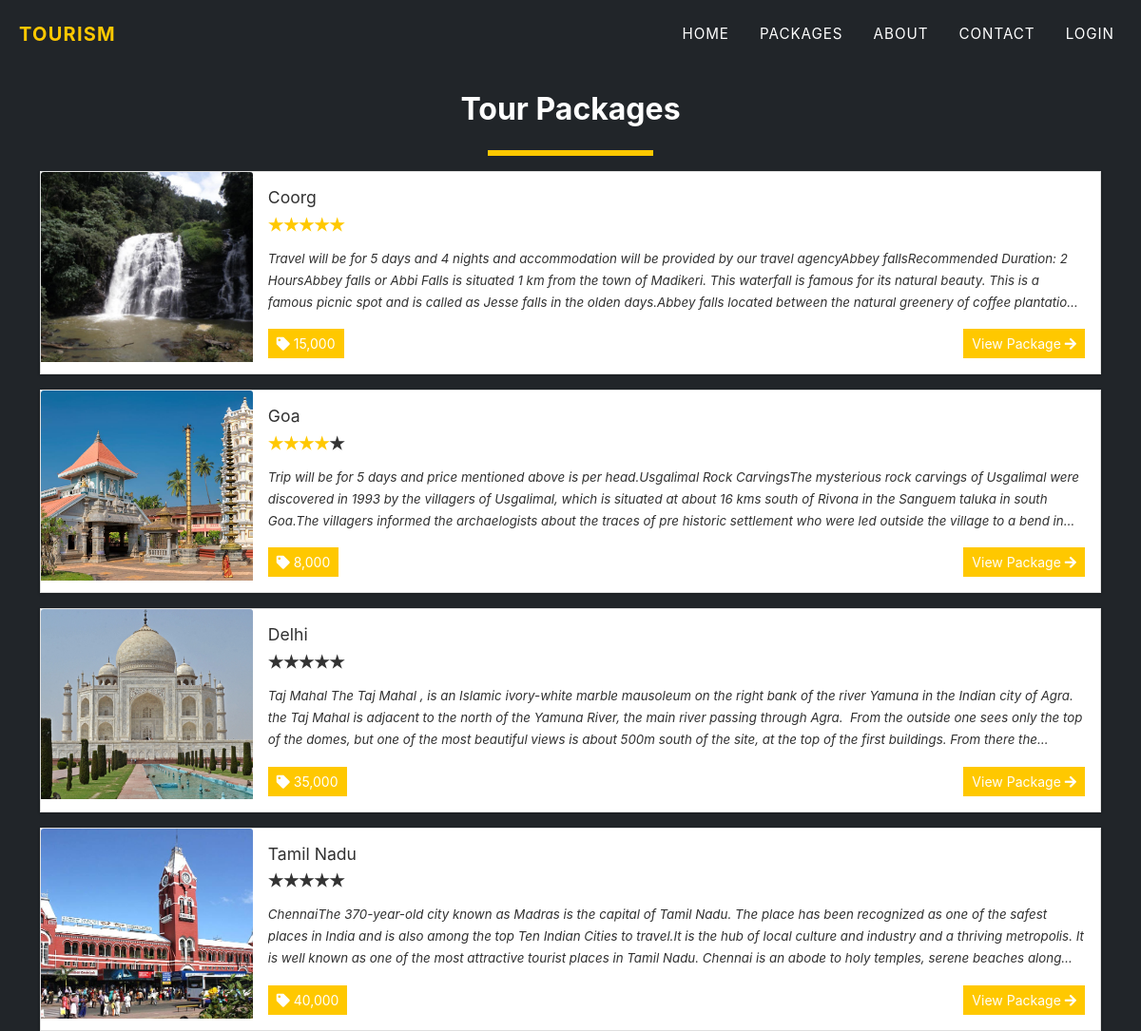
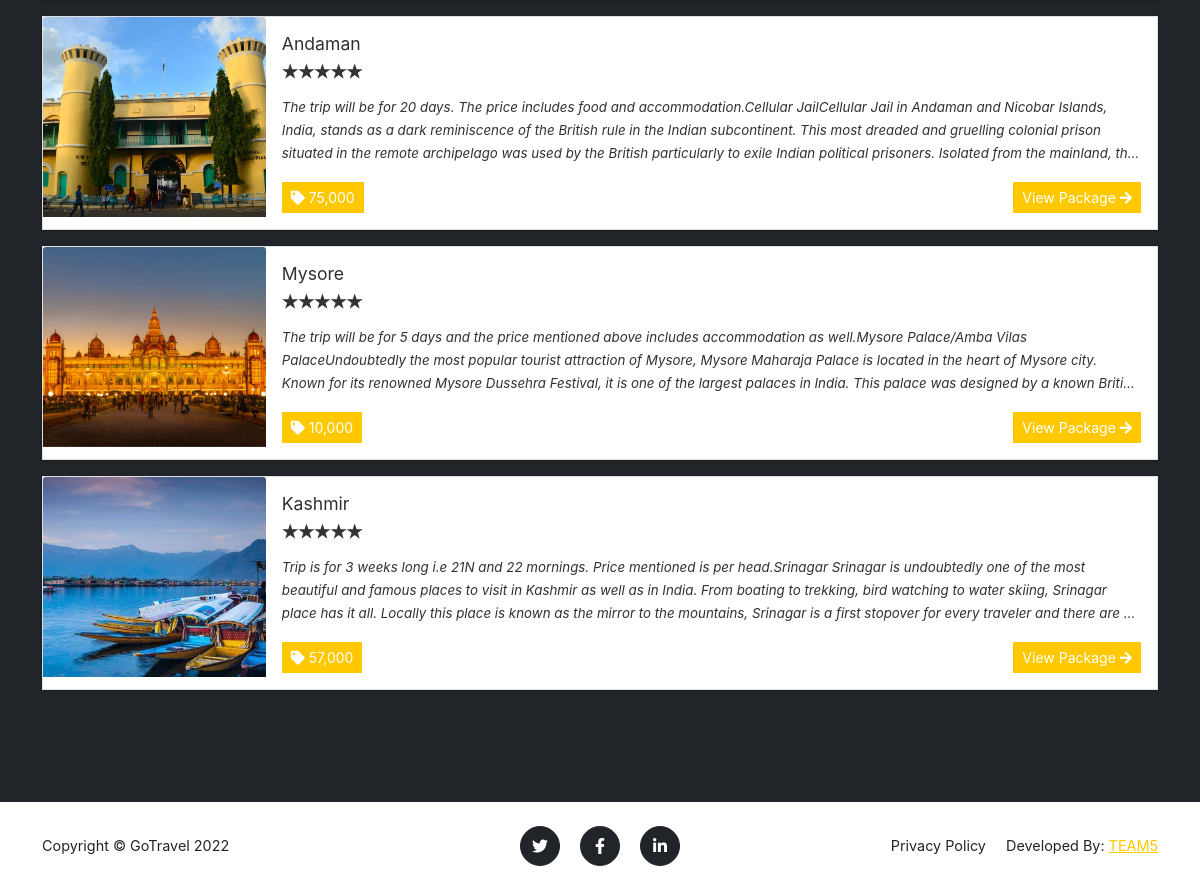
The page /?page=packages on the database its author committed (2 pictures, top to bottom).
### tables this page shows
CREATE TABLE `packages` (
  `id` int(30) NOT NULL,
  `title` text DEFAULT NULL,
  `tour_location` text DEFAULT NULL,
  `cost` double NOT NULL,
  `description` text DEFAULT NULL,
  `upload_path` text DEFAULT NULL,
  `status` tinyint(4) NOT NULL DEFAULT 1 COMMENT '1 =active ,2 = Inactive',
  `date_created` datetime NOT NULL DEFAULT current_timestamp()
);

### config.php (called while the page is built, shortened)
<?php
require_once('classes/DBConnection.php');
require_once('classes/SystemSettings.php');
function validate_image($file){
	if(!empty($file)){
		if(is_file(base_app.$file)){
			return base_url.$file;
		}else{
			return base_url.'dist/img/no-image-available.png';
		}
	}else{
		return base_url.'dist/img/no-image-available.png';
	}
}
?>

### classes/DBConnection.php (called while the page is built, shortened)
<?php
class DBConnection{
    private $host = DB_SERVER;
    private $username = DB_USERNAME;
    private $password = DB_PASSWORD;
    private $database = DB_NAME;
    public $conn;
    public function __construct(){
        if (!isset($this->conn)) {
            $this->conn = new mysqli($this->host, $this->username, $this->password, $this->database);
        }
    }
}
?>

### classes/SystemSettings.php (called while the page is built, shortened)
<?php
class SystemSettings extends DBConnection{
	function info($field=''){
		if(!empty($field)){
			if(isset($_SESSION['system_info'][$field]))
				return $_SESSION['system_info'][$field];
			else
				return false;
		}else{
			return false;
		}
	}
}
$_settings = new SystemSettings();
?>

### packages.php (the view)
<section class="page-section bg-dark" id="home">
	<div class="container">
		<h2 class="text-center">Tour Packages</h2>
	<div class="d-flex w-100 justify-content-center">
		<hr class="border-warning" style="border:3px solid" width="15%">
	</div>
	<div class="w-100">
		<?php
		$packages = $conn->query("SELECT * FROM `packages` order by rand() ");
			while($row = $packages->fetch_assoc() ):
				$cover='';
				if(is_dir(base_app.'uploads/package_'.$row['id'])){
					$img = scandir(base_app.'uploads/package_'.$row['id']);
					$k = array_search('.',$img);
					if($k !== false)
						unset($img[$k]);
					$k = array_search('..',$img);
					if($k !== false)
						unset($img[$k]);
					$cover = isset($img[2]) ? 'uploads/package_'.$row['id'].'/'.$img[2] : "";
				}
				$row['description'] = strip_tags(stripslashes(html_entity_decode($row['description'])));
				$review = $conn->query("SELECT * FROM `rate_review` where package_id='{$row['id']}'");
				$review_count =$review->num_rows;
				$rate = 0;
				while($r= $review->fetch_assoc()){
					$rate += $r['rate'];
				}
				if($rate > 0 && $review_count > 0)
				$rate = number_format($rate/$review_count,0,"");
		?>
			<div class="card d-flex w-100 rounded-0 mb-3 package-item">
				<img class="card-img-top" src="<?php echo validate_image($cover) ?>" alt="<?php echo $row['title'] ?>" height="200rem" style="object-fit:cover">
				<div class="card-body">
				<h5 class="card-title truncate-1"><?php echo $row['title'] ?></h5>
				<div class=" w-100 d-flex justify-content-start">
				<form action="">
					<div class="stars stars-small">
							<input disabled class="star star-5" id="star-5" type="radio" name="star" <?php echo $rate == 5 ? "checked" : '' ?>/> <label class="star star-5" for="star-5"></label>
							<input disabled class="star star-4" id="star-4" type="radio" name="star" <?php echo $rate == 4 ? "checked" : '' ?>/> <label class="star star-4" for="star-4"></label>
							<input disabled class="star star-3" id="star-3" type="radio" name="star" <?php echo $rate == 3 ? "checked" : '' ?>/> <label class="star star-3" for="star-3"></label>
							<input disabled class="star star-2" id="star-2" type="radio" name="star" <?php echo $rate == 2 ? "checked" : '' ?>/> <label class="star star-2" for="star-2"></label>
							<input disabled class="star star-1" id="star-1" type="radio" name="star" <?php echo $rate == 1 ? "checked" : '' ?>/> <label class="star star-1" for="star-1"></label>
					</div>
				</form>
				</div>
				<p class="card-text truncate"><?php echo $row['description'] ?></p>
				<div class="w-100 d-flex justify-content-between">
					<span class="rounded-0 btn btn-flat btn-sm btn-primary"><i class="fa fa-tag"></i> <?php echo number_format($row['cost']) ?></span>
					<a href="./?page=view_package&id=<?php echo md5($row['id']) ?>" class="btn btn-sm btn-flat btn-warning">View Package <i class="fa fa-arrow-right"></i></a>
				</div>
				</div>
			</div>
		<?php endwhile; ?>
	</div>
	</div>
</section>

### index.php (shortened to what this page needs)
<!DOCTYPE html>
<html lang="en" class="" style="height: auto;">
<?php require_once('config.php'); ?>
 <?php require_once('inc/header.php') ?>
  <body class="hold-transition layout-top-nav" >
     <?php $page = isset($_GET['page']) ? $_GET['page'] : 'portal';  ?>
     <?php require_once('inc/topBarNav.php') ?>
     <?php
        if(!file_exists($page.".php") && !is_dir($page)){
            include '404.html';
        }else{
          if(is_dir($page))
            include $page.'/index.php';
          else
            include $page.'.php';
        }
      ?>
      <?php require_once('inc/footer.php') ?>
  </body>
</html>

### inc/header.php (shortened to what this page needs)
<head>
    <link rel="stylesheet" href="<?php echo base_url ?>plugins/fontawesome-free/css/all.min.css">
    <link rel="stylesheet" href="<?php echo base_url ?>plugins/tempusdominus-bootstrap-4/css/tempusdominus-bootstrap-4.min.css">
  <link rel="stylesheet" href="<?php echo base_url ?>plugins/datatables-bs4/css/dataTables.bootstrap4.min.css">
  <link rel="stylesheet" href="<?php echo base_url ?>plugins/datatables-responsive/css/responsive.bootstrap4.min.css">
  <link rel="stylesheet" href="<?php echo base_url ?>plugins/datatables-buttons/css/buttons.bootstrap4.min.css">
  <link rel="stylesheet" href="<?php echo base_url ?>plugins/select2/css/select2.min.css">
  <link rel="stylesheet" href="<?php echo base_url ?>plugins/select2-bootstrap4-theme/select2-bootstrap4.min.css">
    <link rel="stylesheet" href="<?php echo base_url ?>plugins/icheck-bootstrap/icheck-bootstrap.min.css">
    <link rel="stylesheet" href="<?php echo base_url ?>plugins/jqvmap/jqvmap.min.css">
    <link rel="stylesheet" href="<?php echo base_url ?>dist/css/adminlte.css">
    <link rel="stylesheet" href="<?php echo base_url ?>dist/css/custom.css">
    <link rel="stylesheet" href="<?php echo base_url ?>assets/css/styles.css">
    <link rel="stylesheet" href="<?php echo base_url ?>plugins/overlayScrollbars/css/OverlayScrollbars.min.css">
    <link rel="stylesheet" href="<?php echo base_url ?>plugins/daterangepicker/daterangepicker.css">
    <link rel="stylesheet" href="<?php echo base_url ?>plugins/summernote/summernote-bs4.min.css">
  <link rel="stylesheet" href="<?php echo base_url ?>plugins/sweetalert2-theme-bootstrap-4/bootstrap-4.min.css">
  </head>

### inc/topBarNav.php (shortened to what this page needs)
<nav class="navbar navbar-expand-lg navbar-dark fixed-top navbar-shrink" id="mainNav">
           <div class="container-fluid">
               <a class="navbar-brand" href="#page-top"><span class="text-waring">Tourism</span></a>
               <div class="collapse navbar-collapse" id="navbarResponsive">
                   <ul class="navbar-nav text-uppercase ms-auto py-4 py-lg-0">
                       <li class="nav-item"><a class="nav-link" href="<?php echo $page !='home' ? './':''  ?>">Home</a></li>
                       <li class="nav-item"><a class="nav-link" href="./?page=packages">Packages</a></li>
                       <li class="nav-item"><a class="nav-link" href="<?php echo $page !='home' ? './':''  ?>#about">About</a></li>
                       <li class="nav-item"><a class="nav-link" href="<?php echo $page !='home' ? './':''  ?>#contact">Contact</a></li>
                       <?php if(isset($_SESSION['userdata'])): ?>
                         <li class="nav-item"><a class="nav-link" href="./?page=my_account"><i class="fa fa-user"></i> Hi, <?php  echo $_settings->userdata('firstname') ?>!</a></li>
                         <li class="nav-item"><a class="nav-link" href="logout.php"><i class="fa fa-sign-out-alt"></i></a></li>
                       <?php else: ?>
                         <li class="nav-item"><a class="nav-link" href="javascript:void(0)" id="login_btn">Login</a></li>
                       <?php endif; ?>
                   </ul>
               </div>
           </div>
       </nav>

### inc/footer.php (shortened to what this page needs)
<footer class="footer py-4">
	<div class="container">
		<div class="row align-items-center">
			<div class="col-lg-4 text-lg-start">Copyright &copy; <?php echo $_settings->info('short_name') ?> 2022</div>
			<div class="col-lg-4 my-3 my-lg-0">
				<a class="btn btn-dark btn-social mx-2" href="#!"><i class="fab fa-twitter"></i></a>
				<a class="btn btn-dark btn-social mx-2" href="#!"><i class="fab fa-facebook-f"></i></a>
				<a class="btn btn-dark btn-social mx-2" href="#!"><i class="fab fa-linkedin-in"></i></a>
			</div>
			<div class="col-lg-4 text-lg-end">
				<a class="link-dark text-decoration-none me-3" href="javascript:void(0)" id="p_use">Privacy Policy</a>
        <span>Developed By: <a href="">TEAM5</a></span>
			</div>
		</div>
	</div>
</footer>

### rows shown on the page
packages: shows a picture, title "Coorg", description "Travel will be for 5 days and 4 nights and accommodation will be provided by our travel agencyAbbey fallsRecommended Duration: 2 HoursAbbey falls or Abbi Falls is situated 1 km from the town of Madikeri. This waterfall is famous for its natural beauty. This is a famous picnic spot and is called as Jesse falls in the olden days.Abbey falls located between the natural greenery of coffee…", cost "15,000"
packages: shows a picture, title "Goa", description "Trip will be for 5 days and price mentioned above is per head.Usgalimal Rock CarvingsThe mysterious rock carvings of Usgalimal were discovered in 1993 by the villagers of Usgalimal, which is situated at about 16 kms south of Rivona in the Sanguem taluka in south Goa.The villagers informed the archaelogists about the traces of pre historic settlement who were led outside the village to a bend…", cost "8,000"
packages: shows a picture, title "Delhi", description "Taj Mahal The Taj Mahal , is an Islamic ivory-white marble mausoleum on the right bank of the river Yamuna in the Indian city of Agra. the Taj Mahal is adjacent to the north of the Yamuna River, the main river passing through Agra. From the outside one sees only the top of the domes, but one of the most beautiful views is about 500m south of the site, at the top of the first buildings. From there…", cost "35,000"
packages: shows a picture, title "Tamil Nadu", description "ChennaiThe 370-year-old city known as Madras is the capital of Tamil Nadu. The place has been recognized as one of the safest places in India and is also among the top Ten Indian Cities to travel.It is the hub of local culture and industry and a thriving metropolis. It is well known as one of the most attractive tourist places in Tamil Nadu. Chennai is an abode to holy temples, serene beaches…", cost "40,000"
packages: shows a picture, title "Andaman", description "The trip will be for 20 days. The price includes food and accommodation.Cellular JailCellular Jail in Andaman and Nicobar Islands, India, stands as a dark reminiscence of the British rule in the Indian subcontinent. This most dreaded and gruelling colonial prison situated in the remote archipelago was used by the British particularly to exile Indian political prisoners. Isolated from the mainland,…", cost "75,000"
packages: shows a picture, title "Mysore", description "The trip will be for 5 days and the price mentioned above includes accommodation as well.Mysore Palace/Amba Vilas PalaceUndoubtedly the most popular tourist attraction of Mysore, Mysore Maharaja Palace is located in the heart of Mysore city. Known for its renowned Mysore Dussehra Festival, it is one of the largest palaces in India. This palace was designed by a known…", cost "10,000"
packages: shows a picture, title "Kashmir", description "Trip is for 3 weeks long i.e 21N and 22 mornings. Price mentioned is per head.Srinagar Srinagar is undoubtedly one of the most beautiful and famous places to visit in Kashmir as well as in India. From boating to trekking, bird watching to water skiing, Srinagar place has it all. Locally this place is known as the mirror to the mountains, Srinagar is a first stopover for every traveler and there are…", cost "57,000"

### other values the page prints
$_settings->info('short_name') "GoTravel"
